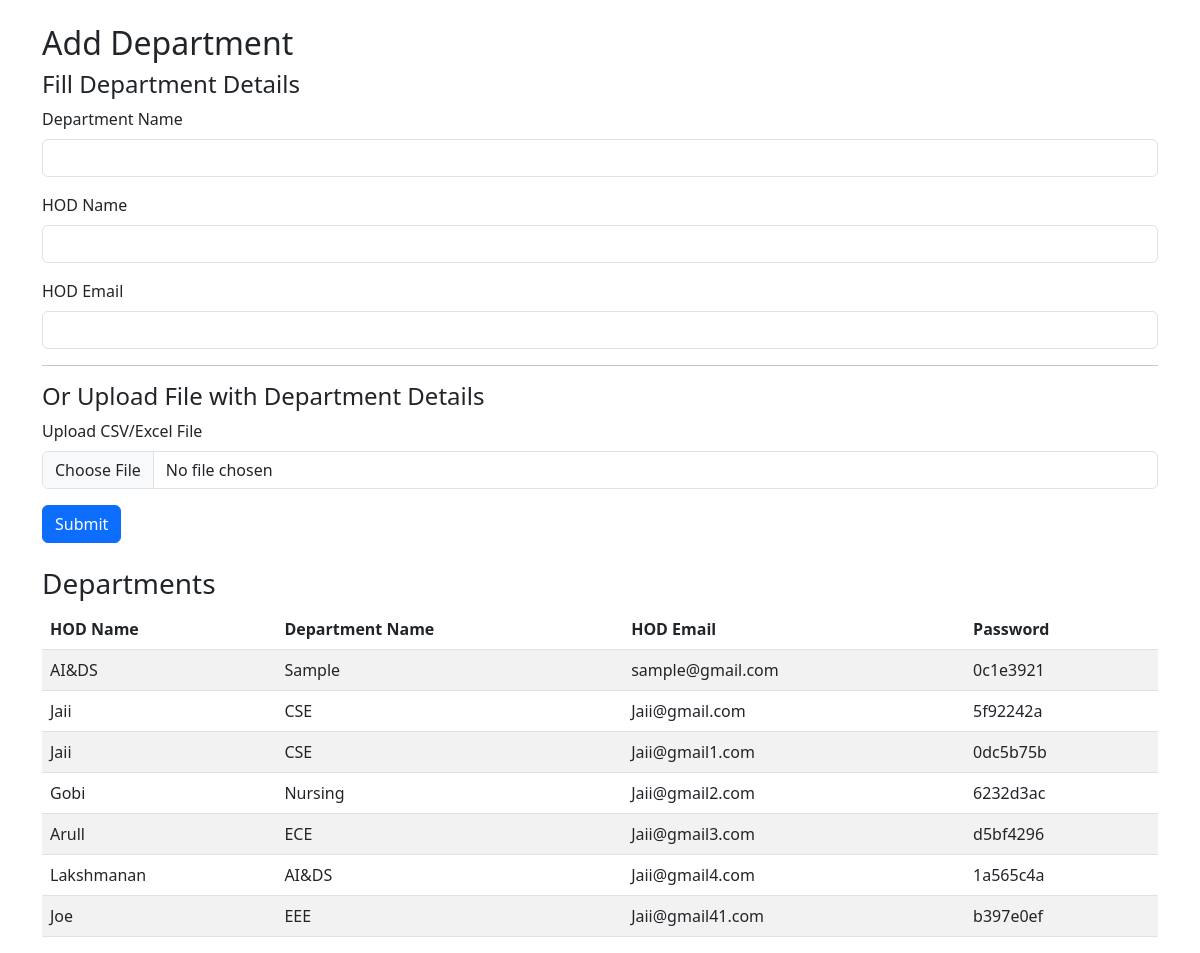
The page /add-department/ (signed in) on the database its author committed.
### Report_App/models.py (models this page shows, shortened)
class Department(models.Model):
    name = models.CharField(max_length=255)
    hod_name = models.CharField(max_length=255)
    email = models.EmailField(unique=True)
    password = models.CharField(max_length=255, default=uuid.uuid4)

### Report_App/views.py (the view, shortened to what this page needs)
# urls.py: path('add-department/', views.add_department, name='add_department'),
def add_department(request):
    if not request.session.get('admin_logged_in'):
        return redirect('common_login')
    departments = Department.objects.all()
    return render(request, 'add_department.html', {
        'departments': departments
    })

### Report_App/templates/add_department.html (shortened to what this page needs)
<!DOCTYPE html>
<html lang="en">
<head>
    <link href="https://cdn.jsdelivr.net/npm/bootstrap@5.3.0-alpha3/dist/css/bootstrap.min.css" rel="stylesheet">
</head>
<body>
    <div class="container mt-4">
        <h2>Add Department</h2>
        <form method="post" enctype="multipart/form-data">
            <h4>Fill Department Details</h4>
            <div class="mb-3">
                <label for="name" class="form-label">Department Name</label>
                <input type="text" class="form-control" id="name" name="name">
            </div>
            <div class="mb-3">
                <label for="hod_name" class="form-label">HOD Name</label>
                <input type="text" class="form-control" id="hod_name" name="hod_name">
            </div>
            <div class="mb-3">
                <label for="email" class="form-label">HOD Email</label>
                <input type="email" class="form-control" id="email" name="email">
            </div>
            <hr>
            <h4>Or Upload File with Department Details</h4>
            <div class="mb-3">
                <label for="file" class="form-label">Upload CSV/Excel File</label>
                <input type="file" class="form-control" id="file" name="file" accept=".csv,.xlsx">
            </div>
            <button type="submit" class="btn btn-primary">Submit</button>
        </form>
        <h3 class="mt-4">Departments</h3>
        <table class="table table-striped">
            <thead>
                <tr>
                    <th>HOD Name</th>
                    <th>Department Name</th>
                    <th>HOD Email</th>
                    <th>Password</th>
                </tr>
            </thead>
            <tbody>
                {% for department in departments %}
                <tr>
                    <td>{{ department.name }}</td>
                    <td>{{ department.hod_name }}</td>
                    <td>{{ department.email }}</td>
                    <td>{{ department.password }}</td>
                </tr>
                {% endfor %}
            </tbody>
        </table>
    </div>
</body>
</html>

### rows shown on the page
Department: name "AI&DS", hod_name "Sample", email "sample@gmail.com", password "0c1e3921"
Department: name "Jaii", hod_name "CSE", email "Jaii@gmail.com", password "5f92242a"
Department: name "Jaii", hod_name "CSE", email "Jaii@gmail1.com", password "0dc5b75b"
Department: name "Gobi", hod_name "Nursing", email "Jaii@gmail2.com", password "6232d3ac"
Department: name "Arull", hod_name "ECE", email "Jaii@gmail3.com", password "d5bf4296"
Department: name "Lakshmanan", hod_name "AI&DS", email "Jaii@gmail4.com", password "1a565c4a"
Department: name "Joe", hod_name "EEE", email "Jaii@gmail41.com", password "b397e0ef"
